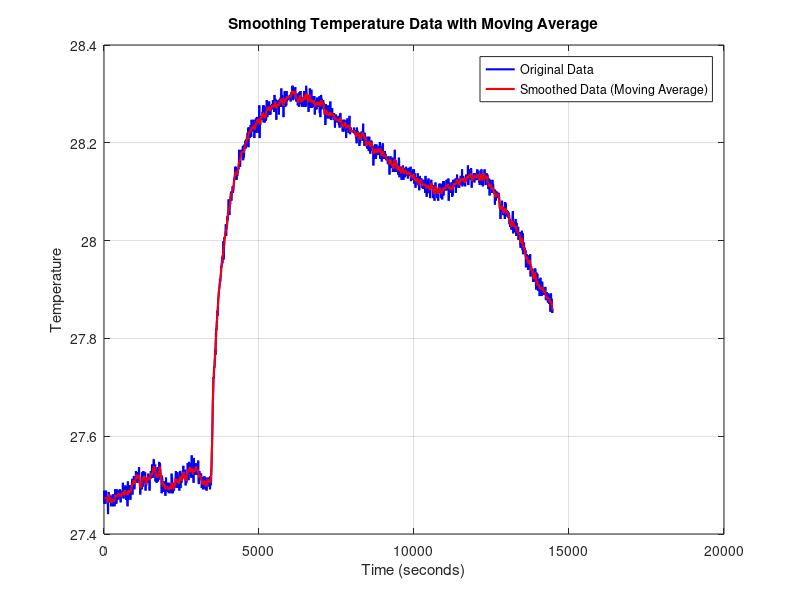

This figure's MATLAB source:
%% all transition functions
% 
% % Load the data from the file
% load('example__23_03_24_02_50_39_[33.66.100].mat', 'all_times', 'all_temperatures');
% 
% % Convert datetime strings to numeric array
% numeric_times = zeros(size(all_times)); % Preallocate numeric_times array
% for i = 1:numel(all_times)
%     numeric_times(i) = datenum(all_times{i}); % Convert each datetime string to numeric
% end
% 
% % Extract step changes in humidity
% humidity_step_changes = [33,66,100];
% 
% % Extract temperature values
% temperature_values = all_temperatures;
% 
% % Fit a single transition function for all step changes in humidity
% transition_functions = cell(length(humidity_step_changes), 1);
% 
% % Plot all temperature values and the transition function
% figure;
% hold on;
% for i = 1:length(humidity_step_changes)
%     % Find the indices corresponding to the current step change
%     idx_start = humidity_step_changes(i);
%     if i < length(humidity_step_changes)
%         idx_end = humidity_step_changes(i+1) - 1;
%     else
%         idx_end = length(all_times);
%     end
%     idx = idx_start:idx_end;
% 
%     % Extract temperature values corresponding to the current step change
%     temperature_values_subset = temperature_values(idx);
%     datetime_range = numeric_times(idx); % Use numeric times for plotting
% 
%     % Fit a transition function (e.g., polynomial) to the temperature values
%     if numel(idx) >= 4 % Ensure at least 4 data points for polynomial fitting
%         % Center and scale the datetime values
%         mean_datetime = mean(datetime_range);
%         std_datetime = std(datetime_range);
%         datetime_range_scaled = (datetime_range - mean_datetime) / std_datetime;
% 
%         % Fit the polynomial to the scaled datetime values
%         p = polyfit(datetime_range_scaled, temperature_values_subset, 3); % Adjust the polynomial degree as needed
% 
%         % Evaluate the transition function for plotting
%         transition_temperature = polyval(p, datetime_range_scaled); % Evaluate the transition function
% 
%         % Display the coefficients of the transition function
%         disp(['Transition function coefficients for step change ', num2str(i), ':']);
%         disp(p);
% 
%         % Plot the measured temperature values
%         plot(datetime_range, temperature_values_subset, 'b-', 'LineWidth', 2);
% 
%         % Plot the transition function
%         plot(datetime_range, transition_temperature, 'r-', 'LineWidth', 2);
% 
%         % Store the transition function coefficients
%         transition_functions{i} = p;
%     else
%         disp(['Skipping transition function fitting for step change ', num2str(i), ' due to insufficient data points.']);
%     end
% end
% 
% xlabel('Time');
% ylabel('Temperature (°C)');
% title('Transition Function for All Step Changes in Humidity');
% legend('Measured Data', 'Transition Function');
% grid on;
% 
% % Save transition function coefficients for later use
% % save('transition_function_coefficients.mat', 'transition_functions');

%% 

load('fans_33_66_100_175520.mat', 'all_temperatures');
time = (0:10:(length(all_temperatures)-1)*10)'; 

% Define window size for moving average
window_size = 10;

% Apply moving average
smoothed_temperatures = movmean(all_temperatures, window_size);

% Plot original and smoothed data
plot(time, all_temperatures, 'b-', 'LineWidth', 1.5);
hold on;
plot(time(window_size:end), smoothed_temperatures(window_size:end), 'r-', 'LineWidth', 1.5);
xlabel('Time (seconds)');
ylabel('Temperature');
title('Smoothing Temperature Data with Moving Average');
legend('Original Data', 'Smoothed Data (Moving Average)', 'Location', 'best');
grid on;
hold off;

% Z1 = (y_inf - y_null)/ (u_inf - u_null)
% T1 = g(n)*t_n
% D1 = (fs-fn)*tn
% tn = t2-t1    tu = t1-t0   fs = tu/tn
t2 = 4100;
t1 = 2970;
t0 = 2400;
Z = (26.904-27.678)/100
tn = t2-t1
tu = t1-t0
fs = tu/tn
T = 0.161 * tn
D = (fs - 0.493)*tn


%Z = -0.0117
%T = 181.93
%D = 12.91


% dalej nepodstatne

 %%
clc, clear
load('fans_0_232405.mat', 'all_temperatures');
time = (0:10:(length(all_temperatures)-1)*10)'; 

% Define window size for moving average
window_size = 5;

% Apply moving average
smoothed_temperatures = movmean(all_temperatures, window_size);

% Plot original and smoothed data
plot(time, all_temperatures, 'b-', 'LineWidth', 1.5);
hold on;
plot(time(window_size:end), smoothed_temperatures(window_size:end), 'r-', 'LineWidth', 1.5);
xlabel('Time (seconds)');
ylabel('Temperature');
title('Smoothing Temperature Data with Moving Average');
legend('Original Data', 'Smoothed Data (Moving Average)', 'Location', 'best');
grid on;
hold off;

t2 = 4100;
t1 = 2970;
t0 = 2400;
Z = (26.904-27.678)/66
tn = t2-t1
tu = t1-t0
fs = tu/tn
T = 0.161 * tn
D = (fs - 0.493)*tn

%%
clc,clear
load('fans_50_0_001633.mat', 'all_temperatures');
time = (0:10:(length(all_temperatures)-1)*10)'; 

% Define window size for moving average
window_size = 5;

% Apply moving average
smoothed_temperatures = movmean(all_temperatures, window_size);

% Plot original and smoothed data
plot(time, all_temperatures, 'b-', 'LineWidth', 1.5);
hold on;
plot(time(window_size:end), smoothed_temperatures(window_size:end), 'r-', 'LineWidth', 1.5);
xlabel('Time (seconds)');
ylabel('Temperature');
title('Smoothing Temperature Data with Moving Average');
legend('Original Data', 'Smoothed Data (Moving Average)', 'Location', 'best');
grid on;
hold off;

t2 = 2500;
t1 = 1300;
t0 = 1050;
Z = (27.504-26.822)/(0-100)
tn = t2-t1
tu = t1-t0
fs = tu/tn
T = 0.368 * tn
D = (fs - 0.104)*tn

%Z = -0.0068
%T = 441,6
%D = 125.2

%%
clc, clear
load('fans_75_50_25_0_045402.mat', 'all_temperatures');
time = (0:10:(length(all_temperatures)-1)*10)'; 

% Define window size for moving average
window_size = 5;

% Apply moving average
smoothed_temperatures = movmean(all_temperatures, window_size);

% Plot original and smoothed data
plot(time, all_temperatures, 'b-', 'LineWidth', 1.5);
hold on;
plot(time(window_size:end), smoothed_temperatures(window_size:end), 'r-', 'LineWidth', 1.5);
xlabel('Time (seconds)');
ylabel('Temperature');
title('Smoothing Temperature Data with Moving Average');
legend('Original Data', 'Smoothed Data (Moving Average)', 'Location', 'best');
grid on;
hold off;

t2 = 7330;
t1 = 3100;
t0 = 1630;
Z = (27.278-26.397)/(0-100)
tn = t2-t1
tu = t1-t0
fs = tu/tn
T = 0.224 * tn
D = (fs - 0.319)*tn

%Z = -0.0088
%T = 947.52
%D = 120.63
%%
clc,clear
load('fans_100_141139.mat', 'all_temperatures');
time = (0:10:(length(all_temperatures)-1)*10)'; 
% Define window size for moving average
window_size = 5;

% Apply moving average
smoothed_temperatures = movmean(all_temperatures, window_size);

% Plot original and smoothed data
plot(time, all_temperatures, 'b-', 'LineWidth', 1.5);
hold on;
plot(time(window_size:end), smoothed_temperatures(window_size:end), 'r-', 'LineWidth', 1.5);
xlabel('Time (seconds)');
ylabel('Temperature');
title('Smoothing Temperature Data with Moving Average');
legend('Original Data', 'Smoothed Data (Moving Average)', 'Location', 'best');
grid on;
hold off;

t2 = 6890;
t1 = 5480;
t0 = 4830;
Z = (27.321-28.081)/(100-0)
tn = t2-t1
tu = t1-t0
fs = tu/tn
T = 0.195 * tn
D = (fs - 0.410)*tn

%Z = -0.0076
%T = 274.95
%D = 71.9

%%
clc,clear
load('fans_50_100_102109.mat', 'all_temperatures');
time = (0:10:(length(all_temperatures)-1)*10)'; 

% Define window size for moving average
window_size = 5;

% Apply moving average
smoothed_temperatures = movmean(all_temperatures, window_size);

% Plot original and smoothed data
plot(time, all_temperatures, 'b-', 'LineWidth', 1.5);
hold on;
plot(time(window_size:end), smoothed_temperatures(window_size:end), 'r-', 'LineWidth', 1.5);
xlabel('Time (seconds)');
ylabel('Temperature');
title('Smoothing Temperature Data with Moving Average');
legend('Original Data', 'Smoothed Data (Moving Average)', 'Location', 'best');
grid on;
hold off;

t2 = 2320;
t1 = 1540;
t0 = 960;
Z = (27.275-27.845)/(100-0)
tn = t2-t1
tu = t1-t0
fs = tu/tn
T = 0.161 * tn
D = (fs - 0.493)*tn

%Z = -0.0057
%T = 125.58
%D = 195.46

%%
clc,clear
load('fans_25_50_75_100_234913.mat', 'all_temperatures');
time = (0:10:(length(all_temperatures)-1)*10)'; 

% Define window size for moving average
window_size = 5;

% Apply moving average
smoothed_temperatures = movmean(all_temperatures, window_size);

% Plot original and smoothed data
plot(time, all_temperatures, 'b-', 'LineWidth', 1.5);
hold on;
plot(time(window_size:end), smoothed_temperatures(window_size:end), 'r-', 'LineWidth', 1.5);
xlabel('Time (seconds)');
ylabel('Temperature');
title('Smoothing Temperature Data with Moving Average');
legend('Original Data', 'Smoothed Data (Moving Average)', 'Location', 'best');
grid on;
hold off;

t2 = 8880;
t1 = 6420;
t0 = 6120;
Z = (26.350-27.386)/(100-0)
tn = t2-t1
tu = t1-t0
fs = tu/tn
T = 0.368 * tn
D = (fs - 0.104)*tn

%Z = -0.0104
%T = 905.28
%D = 44.16
%%
clc,clear
load('fans_66_33_0_193234.mat', 'all_temperatures');
time = (0:10:(length(all_temperatures)-1)*10)'; 

% Define window size for moving average
window_size = 5;

% Apply moving average
smoothed_temperatures = movmean(all_temperatures, window_size);

% Plot original and smoothed data
plot(time, all_temperatures, 'b-', 'LineWidth', 1.5);
hold on;
plot(time(window_size:end), smoothed_temperatures(window_size:end), 'r-', 'LineWidth', 1.5);
xlabel('Time (seconds)');
ylabel('Temperature');
title('Smoothing Temperature Data with Moving Average');
legend('Original Data', 'Smoothed Data (Moving Average)', 'Location', 'best');
grid on;
hold off;

t2 = 4770;
t1 = 2470;
t0 = 1940;
Z = (28.303-27.325)/(0-66)
tn = t2-t1
tu = t1-t0
fs = tu/tn
T = 0.271 * tn
D = (fs - 0.218)*tn

%Z = -0.0148
%T = 623.3
%D = 28.6


